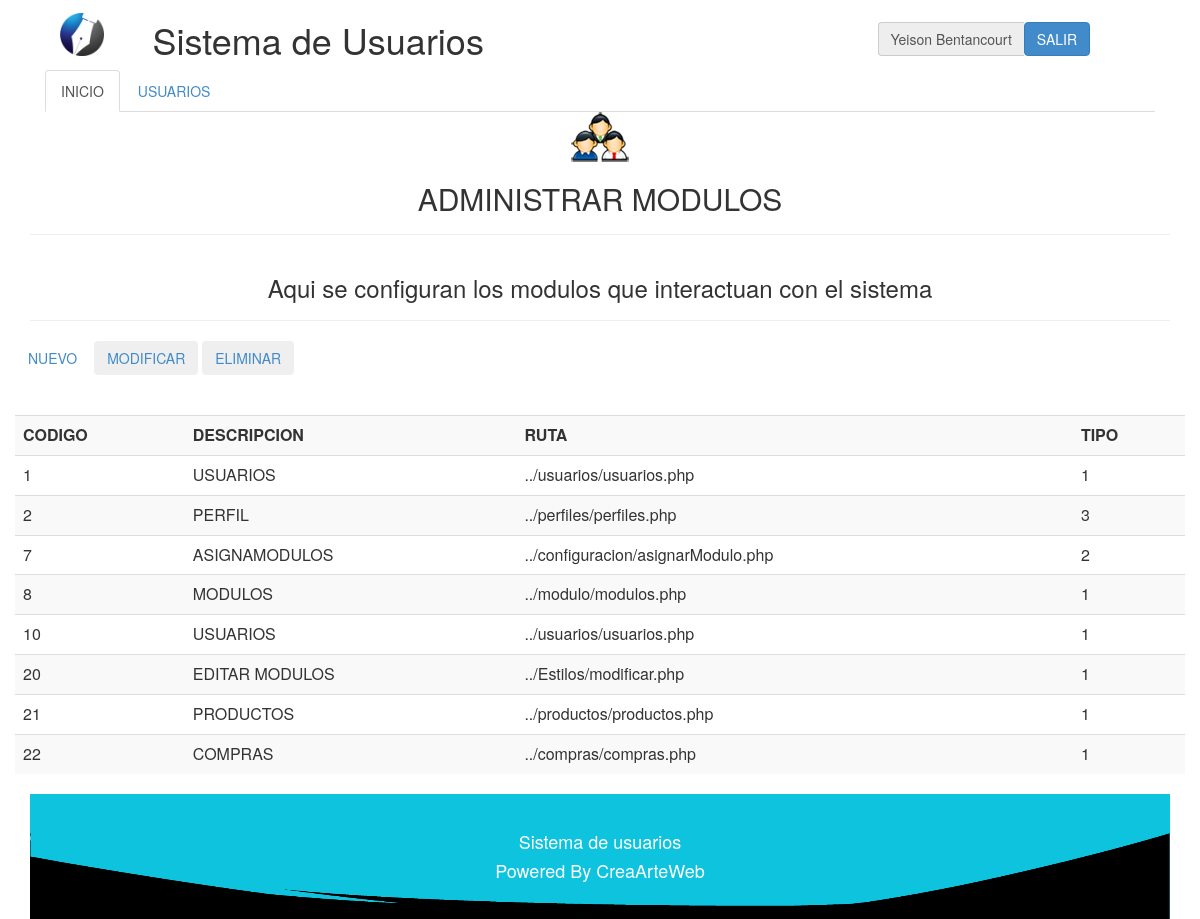
Page /php/modulo/modulos.php (signed in) on the earlier database version.
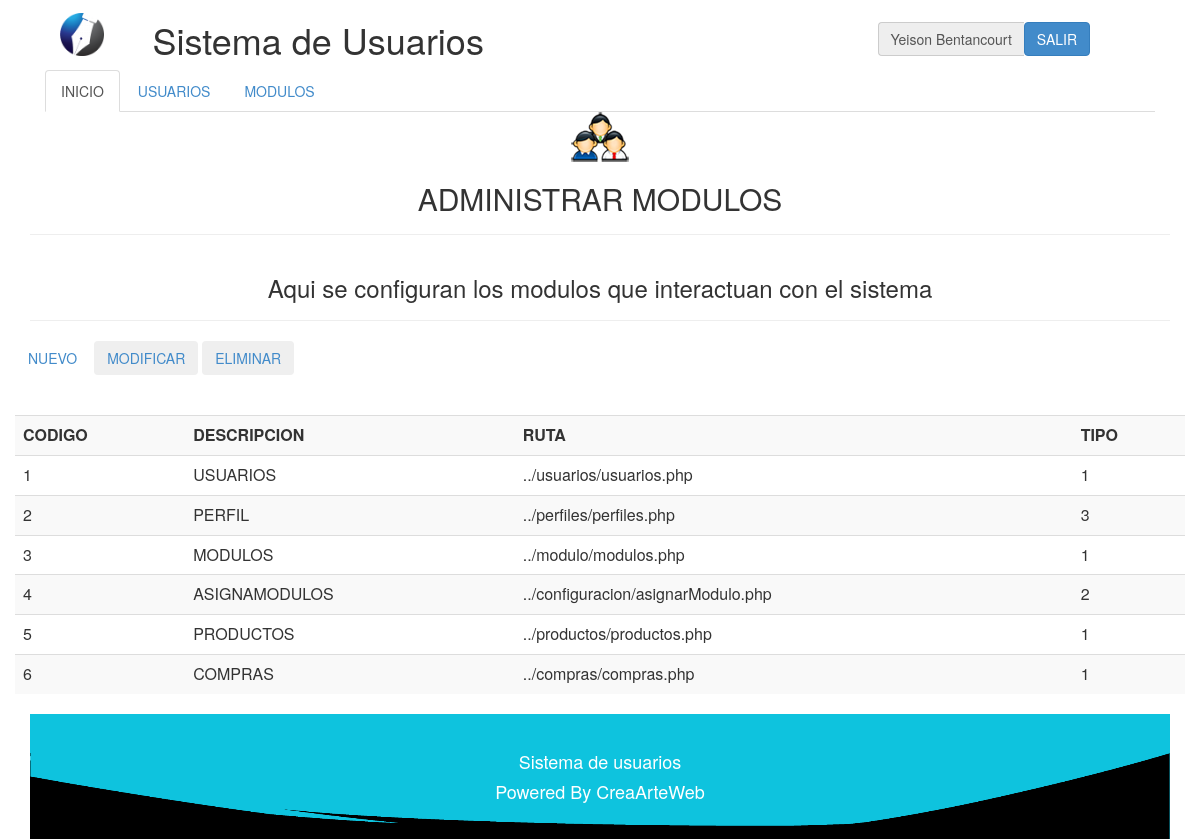
Same page on the later database version.
### tables this page shows
CREATE TABLE IF NOT EXISTS `modulo` (
  `codigomodulo` int(10) NOT NULL,
  `descripcion` varchar(40) NOT NULL,
  `ruta` varchar(40) NOT NULL,
  `tipo` int(2) NOT NULL COMMENT '1-normal, 2-submenu, 3-principal submenu'
);

### php/lib/session.php (called while the page is built, shortened)
<?php
	include("../class/Usuario.php");
	include("../class/Modulo.php");
	if (!isset($_SESSION["iniciada"]))
	{
		header( "location:../lib/logout.php" );
	}
	else
	{
		$miUsuario = unserialize( $_SESSION['miUsuario'] );
	}
?>

### php/class/Usuario.php (called while the page is built, shortened)
<?php
	class Usuario
	{
		private $nombre;
		private $apellido;
		private $perfil;
		function getNombre()
		{
			return $this->nombre;
		}
		function getApellido()
		{
			return $this->apellido;
		}
		function getPerfil()
		{
			return $this->perfil;
		}
	}
?>

### php/class/Modulo.php (called while the page is built, shortened)
<?php
	class Modulo
	{
		var $conexion;
		function setConexion ( $conexion )
		{
			$this -> conexion = $conexion;
		}
		function consultarUnModulo( $id )
		{
			$query = "SELECT *
					FROM modulo
					WHERE codigomodulo=$id";
			$this -> conexion -> conectar();
			$this -> conexion -> consultarRegistro( $query );
			$matrix = $this -> conexion->getMatrix();
			return $matrix;
		}
		function consultarModulos( )
		{
			$query = "SELECT * FROM modulo ORDER BY codigomodulo";
			$this -> conexion -> conectar();
			$this -> conexion -> consultarRegistro( $query );
			$matrix = $this -> conexion->getMatrix();
			return $matrix;
		}
		function consultarModulosPerfil( $perfil )
		{
			$query = "SELECT * FROM perfilmodulo WHERE codigoperfil = '$perfil' ORDER BY codigomodulo";
			$this -> conexion -> conectar();
			$this -> conexion -> consultarRegistro( $query );
			$matrix = $this -> conexion->getMatrix();
			return $matrix;
		}
	}
?>

### php/lib/conexion.php (called while the page is built, shortened)
<?php
	class Conexion
	{
		private $servidor;
		private $usuario;
		private $enlace;
		private $consulta;
		function Conexion( $servidor, $bd, $usuario, $pass )
		{
			$this->servidor = $servidor;
			$this->bd = $bd;
			$this->usuario = $usuario;
		}
		function conectar()
		{
			$this->enlace = mysql_connect( $this->servidor, $this->usuario);
		}
		function consultarRegistro( $query )
		{
			$this->consulta = mysql_query( $query, $this->enlace );
		}
		function getMatrix()
		{
			$matrix = array();
			while( $row = mysql_fetch_array( $this->consulta ) )
			{
				$matrix[] = $row;
			}
			return $matrix;
		}
	}
?>

### php/modulo/modulos.php (the view, shortened to what this page needs)
<?php
	include("../lib/session.php");
?>
<html>
	<head>
		<link href = "../../css/bootstrap.css" rel = "stylesheet" type = "text/css" />
		<link href = "../../css/estilo.css" rel = "stylesheet" type = "text/css" />
	</head>
	<body>
	<div class="container">
		<div class ="col-lg-12 col-md-12 col-sm-12 col-xs-12" id='cabecera'>
			<?php
				include('../lib/barraUsuario.php');
			?>
		</div>
		<div class="col-lg-12 col-md-12 col-sm-12 col-xs-12" id='menu'>
			<?php
				include('../lib/menu.php');
			?>
		</div>
		<div id='content'>
			<div class="page-header" align = "center">
				<image src='../../img/perfil.png'>
				<h2>ADMINISTRAR MODULOS</h2>
			</div>
		    <div class="page-header" align = "center">
				<h3>Aqui se configuran los modulos que interactuan con el sistema</h3>
			</div>
			<div class="row">
				<div class="span8">
						<a class="btn" data-toggle="modal" href="#myModal" >NUEVO</a>
						<button class="btn btn" type="button">
							<a href = 'modificarModulo.php'>MODIFICAR</a>
						</button>
						<button class="btn btn" type="button">
							<a href = 'eliminarModulo.php'>ELIMINAR</a>
						</button>
				</div>
			</div>
			<br></br>
			<div class="row">
				<div class="span14">
					<table align = "center" cellpadding = "10px" class = "table table-striped">
						<tr align = "center">
							<th>CODIGO</th>
							<th>DESCRIPCION</th>
							<th>RUTA</th>
							<th>TIPO</th>
						</tr>
						<?php
							$miModulo = new Modulo( "", "" ,"", "");
							$miModulo->setConexion( $conexion );
							$perfiles = $miModulo -> consultarModulos();
							if( $perfiles )
							foreach( $perfiles as $modulo )
							{
								echo
								"<tr>
									<td>$modulo[0]</td>
									<td>$modulo[1]</td>
									<td>$modulo[2]</td>
									<td>$modulo[3]</td>
								</tr>";
							}
						?>
					</table>
				</div>
			</div>
		</div>
		<div id = "footer">
			<?php
				include('../lib/footer.php');
			?>
		</div>
	</div>
	<body>
</html>

### php/lib/barraUsuario.php
<?php
	if(isset($_SESSION["iniciada"]))
	{
		echo
		"<div class='col-lg-1 col-md-1 col-sm-12 col-xs-12'>
			<img src='../../img/logo.png' class='img-responsive logoLogin'>
		</div>
		<div class='col-lg-8 col-md-8 col-sm-12 col-xs-12'>
				<h1>Sistema de Usuarios</h1>
		</div>
		<div class='barraUsuario input-group col-lg-2 col-md-2 col-sm-12 col-xs-12'>
   			<div class='input-group-addon'>".$miUsuario -> getNombre()." ".$miUsuario -> getApellido()."</div>
  			<a href = '../lib/logout.php'><button type='submit'class='btn btn-primary'>SALIR</button></a>
    	</div>";
	}
?>

### php/lib/menu.php (shortened to what this page needs)
<ul class="nav nav-tabs">
	<li class="active">
		<a href="#">INICIO</a>
	</li>
	<?php
		$miModulo = new Modulo( "", "", "", "" );
		$miModulo -> setConexion( $conexion );
		$modulosPerfil = $miModulo -> consultarModulosPerfil( $miUsuario->getPerfil() );
		if( $modulosPerfil )
		foreach( $modulosPerfil as $moduloP )
		{
			$modulo = $miModulo->consultarUnModulo( $moduloP[2] );
			if( $modulo )
			foreach( $modulo as $modulo2 )
			{
				if( $modulo2['3'] == 1  )
				{
					echo "<li class='divider-vertical'><a href='".$modulo2['2']."'>".$modulo2['1']."</a></li>";
				}
			}
		}
	?>
</ul>

### php/lib/footer.php
<div class='row' align='center'>
	<h4>Sistema de usuarios</h4>
	<h4>Powered By CreaArteWeb</h4>
</div>

### css/estilo.css (style rules this page uses)
.logoLogin { margin-top: 20%; margin-bottom: 20%; width: 70%; }
.barraUsuario { margin-top: 2%; }
#footer { background-color: #0EC3DE; background-repeat: no-repeat; background-position: center; padding: 2em 0 2em 0; text-align: center; background-image: url('../img/footer.png'); background-size: 100% 100%; color: #FFF; }

Differences in the rows shown:
removed modulo: codigomodulo "7", descripcion "ASIGNAMODULOS", ruta "../configuracion/asignarModulo.php", tipo "2", shown under "Aqui se configuran los modulos que interactuan con el sistema"
removed modulo: codigomodulo "8", descripcion "MODULOS", ruta "../modulo/modulos.php", tipo "1", shown under "Aqui se configuran los modulos que interactuan con el sistema"
removed modulo: codigomodulo "10", descripcion "USUARIOS", ruta "../usuarios/usuarios.php", tipo "1", shown under "Aqui se configuran los modulos que interactuan con el sistema"
removed modulo: codigomodulo "20", descripcion "EDITAR MODULOS", ruta "../Estilos/modificar.php", tipo "1", shown under "Aqui se configuran los modulos que interactuan con el sistema"
removed modulo: codigomodulo "21", descripcion "PRODUCTOS", ruta "../productos/productos.php", tipo "1", shown under "Aqui se configuran los modulos que interactuan con el sistema"
removed modulo: codigomodulo "22", descripcion "COMPRAS", ruta "../compras/compras.php", tipo "1", shown under "Aqui se configuran los modulos que interactuan con el sistema"
added modulo: descripcion "MODULOS", codigomodulo "3", ruta "../modulo/modulos.php", tipo "1"
added modulo: codigomodulo "4", descripcion "ASIGNAMODULOS", ruta "../configuracion/asignarModulo.php", tipo "2", shown under "Aqui se configuran los modulos que interactuan con el sistema"
added modulo: codigomodulo "5", descripcion "PRODUCTOS", ruta "../productos/productos.php", tipo "1", shown under "Aqui se configuran los modulos que interactuan con el sistema"
added modulo: codigomodulo "6", descripcion "COMPRAS", ruta "../compras/compras.php", tipo "1", shown under "Aqui se configuran los modulos que interactuan con el sistema"
